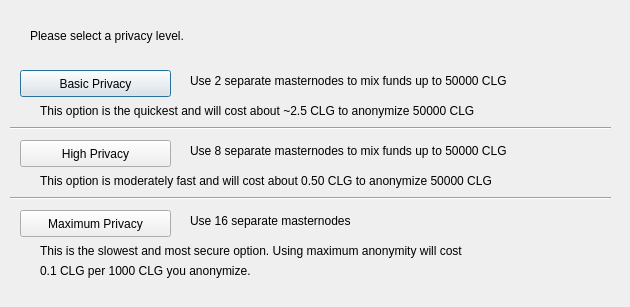
<?xml version="1.0" encoding="UTF-8"?>
<ui version="4.0">
 <class>DarksendConfig</class>
 <widget class="QDialog" name="DarksendConfig">
  <property name="geometry">
   <rect>
    <x>0</x>
    <y>0</y>
    <width>630</width>
    <height>307</height>
   </rect>
  </property>
  <property name="windowTitle">
   <string>Configure PrivateSend</string>
  </property>
  <widget class="QPushButton" name="buttonBasic">
   <property name="geometry">
    <rect>
     <x>20</x>
     <y>70</y>
     <width>151</width>
     <height>27</height>
    </rect>
   </property>
   <property name="text">
    <string>Basic Privacy</string>
   </property>
  </widget>
  <widget class="QPushButton" name="buttonHigh">
   <property name="geometry">
    <rect>
     <x>20</x>
     <y>140</y>
     <width>151</width>
     <height>27</height>
    </rect>
   </property>
   <property name="text">
    <string>High Privacy</string>
   </property>
  </widget>
  <widget class="QPushButton" name="buttonMax">
   <property name="geometry">
    <rect>
     <x>20</x>
     <y>210</y>
     <width>151</width>
     <height>27</height>
    </rect>
   </property>
   <property name="text">
    <string>Maximum Privacy</string>
   </property>
  </widget>
  <widget class="QLabel" name="label">
   <property name="geometry">
    <rect>
     <x>30</x>
     <y>20</y>
     <width>571</width>
     <height>31</height>
    </rect>
   </property>
   <property name="text">
    <string>Please select a privacy level.</string>
   </property>
  </widget>
  <widget class="QLabel" name="label_2">
   <property name="geometry">
    <rect>
     <x>190</x>
     <y>70</y>
     <width>421</width>
     <height>21</height>
    </rect>
   </property>
   <property name="text">
    <string>Use 2 separate masternodes to mix funds up to 50000 CLG</string>
   </property>
  </widget>
  <widget class="QLabel" name="label_3">
   <property name="geometry">
    <rect>
     <x>190</x>
     <y>140</y>
     <width>411</width>
     <height>21</height>
    </rect>
   </property>
   <property name="text">
    <string>Use 8 separate masternodes to mix funds up to 50000 CLG</string>
   </property>
  </widget>
  <widget class="QLabel" name="label_4">
   <property name="geometry">
    <rect>
     <x>190</x>
     <y>210</y>
     <width>421</width>
     <height>21</height>
    </rect>
   </property>
   <property name="text">
    <string>Use 16 separate masternodes</string>
   </property>
  </widget>
  <widget class="QLabel" name="label_6">
   <property name="geometry">
    <rect>
     <x>40</x>
     <y>100</y>
     <width>561</width>
     <height>21</height>
    </rect>
   </property>
   <property name="text">
    <string>This option is the quickest and will cost about ~2.5 CLG to anonymize 50000 CLG</string>
   </property>
  </widget>
  <widget class="QLabel" name="label_7">
   <property name="geometry">
    <rect>
     <x>40</x>
     <y>170</y>
     <width>561</width>
     <height>21</height>
    </rect>
   </property>
   <property name="text">
    <string>This option is moderately fast and will cost about 0.50 CLG to anonymize 50000 CLG</string>
   </property>
  </widget>
  <widget class="QLabel" name="label_8">
   <property name="geometry">
    <rect>
     <x>40</x>
     <y>240</y>
     <width>561</width>
     <height>21</height>
    </rect>
   </property>
   <property name="text">
    <string>This is the slowest and most secure option. Using maximum anonymity will cost</string>
   </property>
  </widget>
  <widget class="QLabel" name="label_9">
   <property name="geometry">
    <rect>
     <x>40</x>
     <y>260</y>
     <width>561</width>
     <height>21</height>
    </rect>
   </property>
   <property name="text">
    <string>0.1 CLG per 1000 CLG you anonymize.</string>
   </property>
  </widget>
  <widget class="Line" name="line">
   <property name="geometry">
    <rect>
     <x>10</x>
     <y>120</y>
     <width>601</width>
     <height>16</height>
    </rect>
   </property>
   <property name="orientation">
    <enum>Qt::Horizontal</enum>
   </property>
  </widget>
  <widget class="Line" name="line_2">
   <property name="geometry">
    <rect>
     <x>10</x>
     <y>190</y>
     <width>601</width>
     <height>16</height>
    </rect>
   </property>
   <property name="orientation">
    <enum>Qt::Horizontal</enum>
   </property>
  </widget>
 </widget>
 <resources/>
 <connections/>
</ui>
